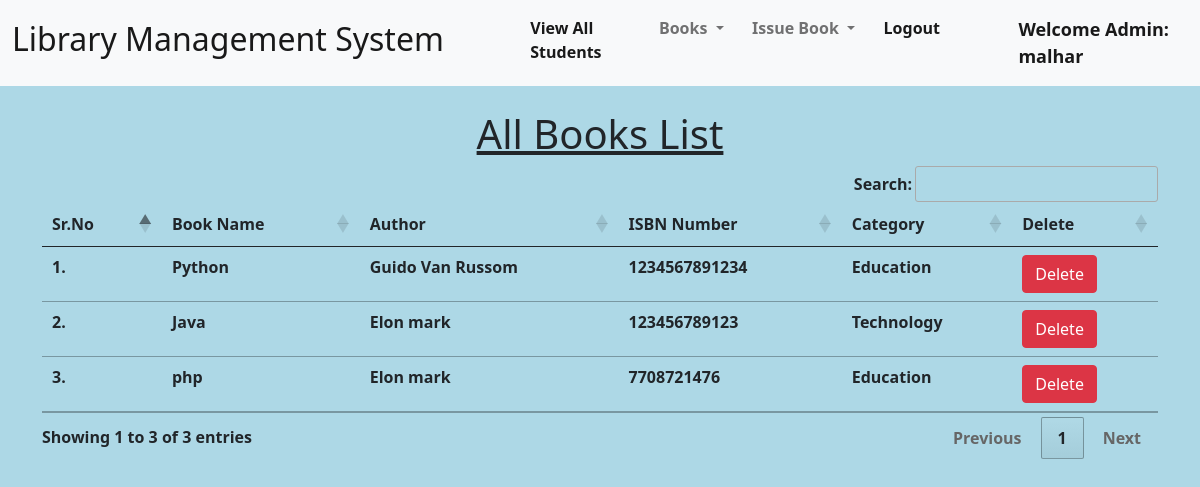
Page /view_books/ (signed in) on the committed database.
### library/models.py (models this page shows, shortened)
class Book(models.Model):
    name = models.CharField(max_length=200)
    author = models.CharField(max_length=200)
    isbn = models.PositiveIntegerField()
    category = models.CharField(max_length=50)

### library/views.py (the view)
# urls.py: path("view_books/", views.view_books, name="view_books"),
@login_required(login_url = '/admin_login')
def view_books(request):
    books = Book.objects.all()
    return render(request, "view_books.html", {'books':books})

### library/templates/view_books.html (shortened to what this page needs)
{% extends 'admin_navbar.html' %}
{% load static %}
{% block body %}
<div class="container mt-4">
    <h1 class="text-center"><u>All Books List</u></h1>
    <table class="table table-hover" id="example">
        <thead>
            <tr>
                <th>Sr.No</th>
                <th>Book Name</th>
                <th>Author</th>
                <th>ISBN Number</th>
                <th>Category</th>
                <th>Delete</th>
            </tr>
        </thead>
        <tbody>
            {% for book in books %}
            <tr>
                <td>{{forloop.counter}}.</td>
                <td>{{book.name}}</td>
                <td>{{book.author}}</td>
                <td>{{book.isbn}}</td>
                <td>{{book.category}}</td>
                <td><a href="/delete_book/{{book.id}}/" class="btn btn-danger" onclick="return confirm('Are you sure you want to delete this book?')">Delete</a></td>
            </tr>
            {% endfor %}
        </tbody>
    </table>
    </div>
{% endblock %}

### library/templates/admin_navbar.html (shortened to what this page needs)
{% load static %}
<!doctype html>
<html lang="en">
  <head>
    <link href="https://cdn.jsdelivr.net/npm/bootstrap@5.1.0/dist/css/bootstrap.min.css" rel="stylesheet">
    <link rel="stylesheet" href="https://cdn.datatables.net/1.10.25/css/jquery.dataTables.min.css">
    <link rel="stylesheet" href="https://cdn.datatables.net/buttons/1.7.1/css/buttons.dataTables.min.css">
  </head>
  <body style="background: lightblue;">
    <nav class="navbar navbar-expand-lg navbar-light bg-light">
        <div class="container-fluid">
          <a class="navbar-brand" href="#"><b><h2>Library Management System</h2><b></a>
          <div class="collapse navbar-collapse" id="navbarSupportedContent">
            <ul class="navbar-nav me-auto mb-2 mb-lg-0">
              <li class="nav-item">
                <a class="nav-link active" aria-current="page" href="/view_students/">View All Students</a>
              </li>
              <li class="nav-item dropdown">
                <a class="nav-link dropdown-toggle" href="#" id="navbarDropdown" role="button" data-bs-toggle="dropdown" aria-expanded="false">
                  Books
                </a>
              </li>
              <li class="nav-item dropdown">
                <a class="nav-link dropdown-toggle" href="#" id="navbarDropdown" role="button" data-bs-toggle="dropdown" aria-expanded="false">
                  Issue Book
                </a>
              </li>
              <li class="nav-item">
                <a class="nav-link active" aria-current="page" href="/logout/">Logout</a>
              </li>
              <li class="nav-item">
                <a style="font-weight:600; font-family:'Segoe UI', Tahoma, Geneva, Verdana, sans-serif; font-size: large;" class="nav-link active" href="#">Welcome Admin: {{request.user}}</a>
              </li>
            </ul>
          </div>
        </div>
      </nav>
      {% block body %}
      {% endblock %}
  </body>
</html>

### rows in the picture
Book: name "Python", author "Guido Van Russom", isbn "1234567891234", category "Education"
Book: name "Java", author "Elon mark", isbn "123456789123", category "Technology"
Book: name "php", author "Elon mark", isbn "7708721476", category "Education"

### other values in the picture
{{ request.user }} "malhar"
